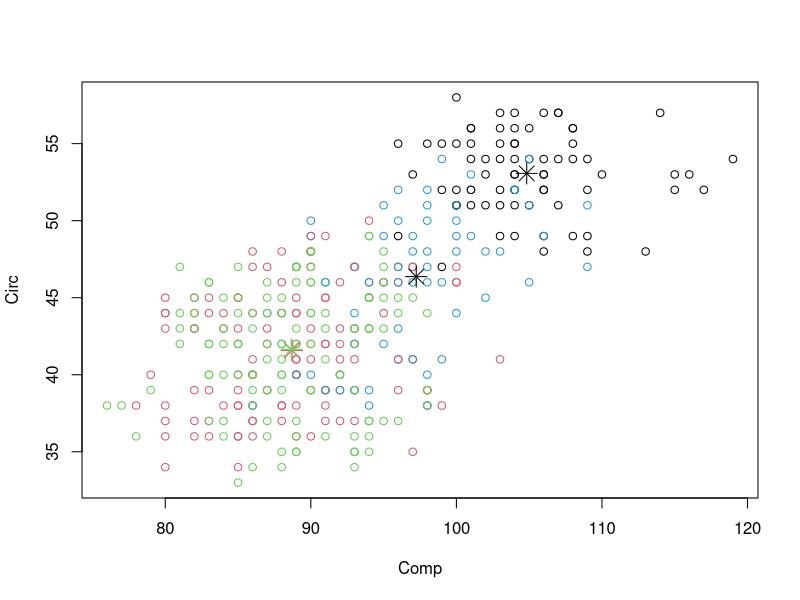
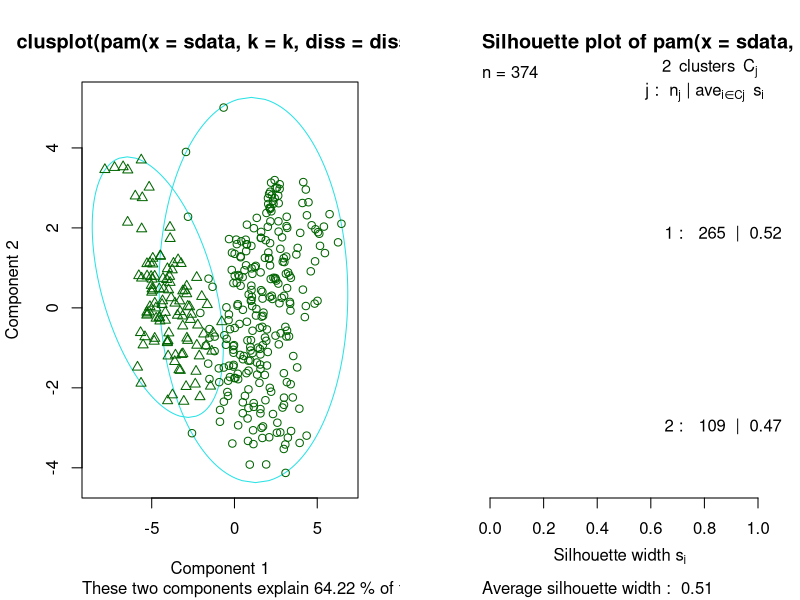
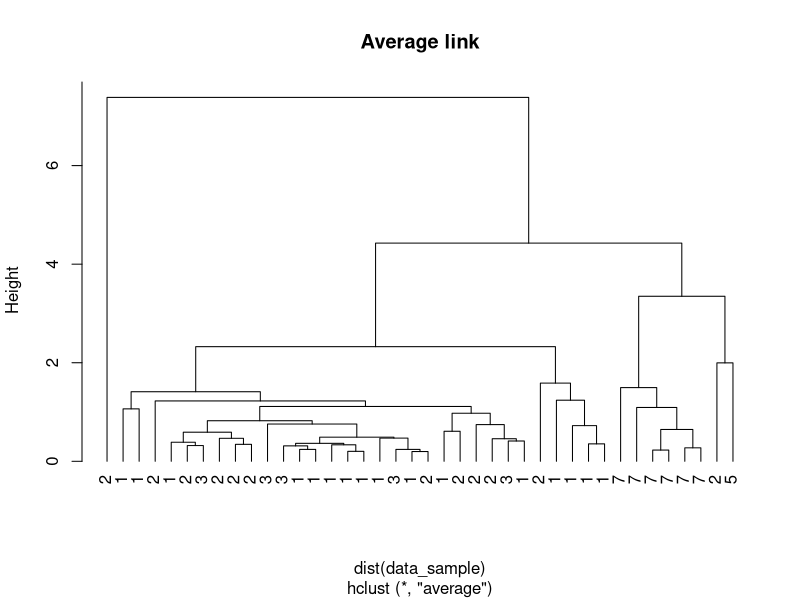
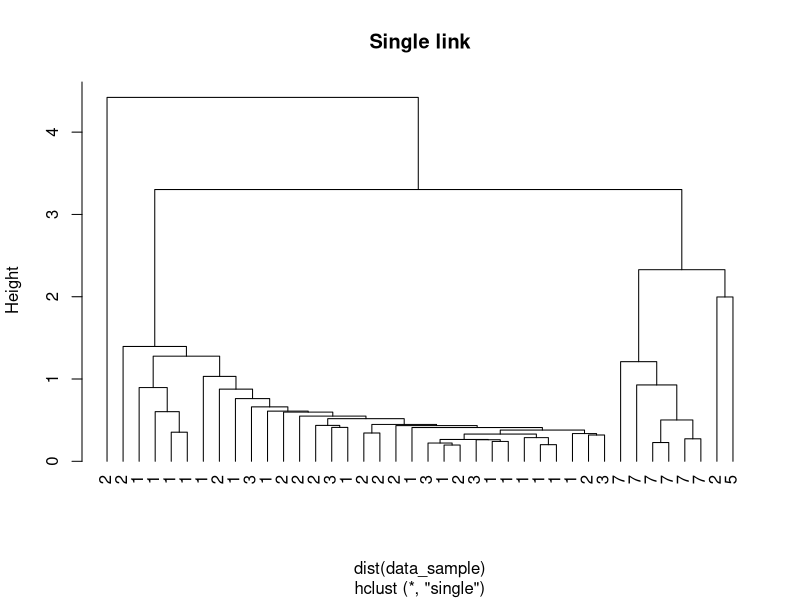
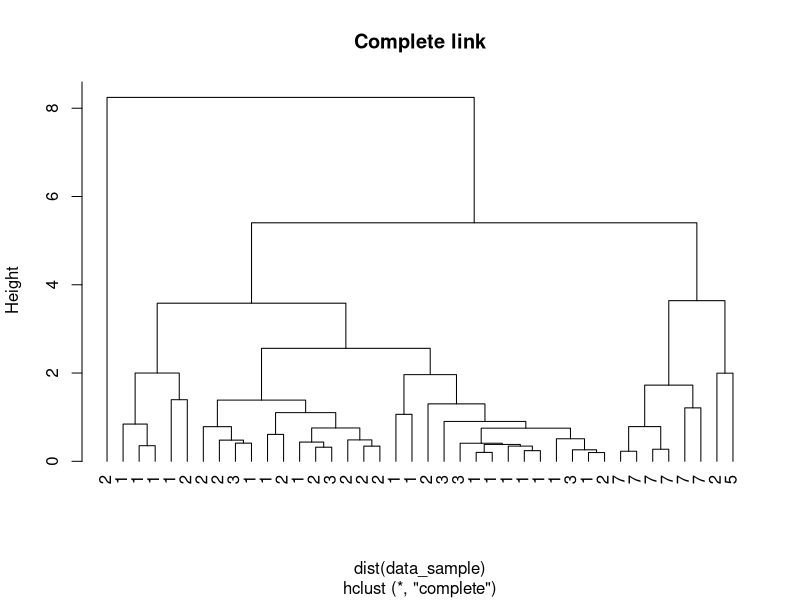

Here is the R script that generated these plots, in order:
library(fpc)
library(datasets)
library(mlbench)


dataset <- data.frame(read.csv('Vehicles.csv'))

#Mengisi NA
for(i in 1:ncol(dataset)) {       # Replace NA in all columns
  dataset[ , i][is.na(dataset[ , i])] <- mean(dataset[ , i], na.rm = TRUE)
}

dataset2 <- dataset


#Clustering
dataset2$Class <- NULL
(kmeans.result <- kmeans (dataset2,4))

#perbandingan
table(dataset$Class, kmeans.result$cluster)

#Plot
plot(dataset2[c("Comp", "Circ")],col=kmeans.result$cluster)
points(kmeans.result$centers[,c("Comp","Circ")], col = 1:3,pch = 8, cex=2)


dataset2$Class <- NULL
pamk.result <- pamk(dataset2)

pamk.result$nc
table(pamk.result$pamobject$clustering, dataset$Class)
layout(matrix(c(1,2),1,2))
plot(pamk.result$pamobject)
layout(matrix(1))


data("Glass")
data_glass <- Glass

samp_idx <- sample(1:dim(data_glass)[1],40)
data_sample <- data_glass[samp_idx,]

data_sample$Type <- NULL

hc_ave <- hclust(dist(data_sample),method="average")
plot(hc_ave,hang = -1, labels = data_glass$Type[samp_idx],
     main="Average link")

hc_sing <- hclust(dist(data_sample),method="single")
plot(hc_sing,hang = -1, labels = data_glass$Type[samp_idx],
     main="Single link")

hc_comp <- hclust(dist(data_sample),method="complete")
plot(hc_comp,hang = -1, labels = data_glass$Type[samp_idx],
     main="Complete link")
